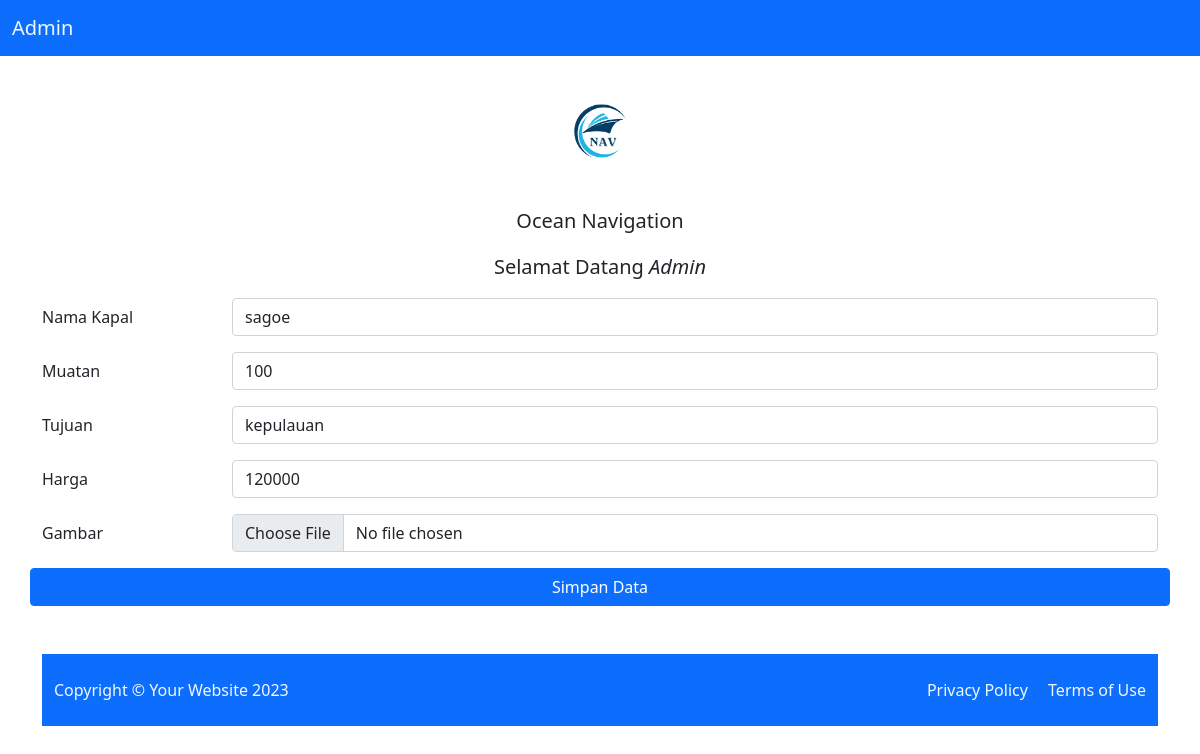
Page /admin/olah.php?edit=2 (signed in) on the committed database.
### tables this page shows
CREATE TABLE `tb_jadwal` (
  `id_kapal` int(10) NOT NULL,
  `kapal` varchar(30) NOT NULL,
  `muatan` int(11) NOT NULL,
  `tujuan` varchar(30) NOT NULL,
  `harga` decimal(30,0) NOT NULL,
  `nama_kapal` varchar(250) NOT NULL
);

### admin/olah.php (the view, shortened to what this page needs)
<!doctype html>
<html lang="en">
<?php
include "koneksi.php";
$nama_kapal = "";
$muatan = "";
$tujuan = "";
$harga = "";
$gambar = "";
if (isset($_GET["edit"])) {
    $id_kapal = $_GET["edit"];
    $query = mysqli_query($conn, "SELECT * FROM tb_jadwal WHERE id_kapal='$id_kapal'");
    $data = mysqli_fetch_array($query);
    $nama_kapal = $data["nama_kapal"];
    $muatan = $data["muatan"];
    $tujuan = $data["tujuan"];
    $harga = $data["harga"];
    $gambar = $data["kapal"];
}
?>
<head>
    <link href="https://cdn.jsdelivr.net/npm/bootstrap@5.1.3/dist/css/bootstrap.min.css" rel="stylesheet">
</head>
<body>
    <?php
    include("navbar.php");
    ?>
    <div class="img align-middle text-center">
        <img src="gambar/Modern Initial MB Logo.png" alt="gambar" style="height: 150px;">
    </div>
    <figure class="text-center bordered ">
        <blockquote class="blockquote">
            <p>Ocean Navigation</p>
        </blockquote>
        <figcaption class="blockquote">
            Selamat Datang <cite title="Source Title">Admin</cite>
        </figcaption>
    </figure>
    <div class="container">
        <form action="proses.php" method="post" enctype="multipart/form-data">
            <div class="mb-3 row">
                <label for="nama_kapal" class="col-sm-2 col-form-label">Nama Kapal</label>
                <div class="col-sm-10">
                    <input type="text" class="form-control" id="nama_kapal" name="nama_kapal" value="<?php echo $nama_kapal ?>">
                </div>
            </div>
            <div class="mb-3 row">
                <label for="muatan" class="col-sm-2 col-form-label">Muatan</label>
                <div class="col-sm-10">
                    <input type="text" class="form-control" id="muatan" name="muatan" value="<?php echo $muatan ?>">
                </div>
            </div>
            <div class="mb-3 row">
                <label for="tujuan" class="col-sm-2 col-form-label">Tujuan</label>
                <div class="col-sm-10">
                    <input type="text" class="form-control" id="tujuan" name="tujuan" value="<?php echo $tujuan ?>">
                </div>
            </div>
            <div class="mb-3 row">
                <label for="harga" class="col-sm-2 col-form-label">Harga</label>
                <div class="col-sm-10">
                    <input type="number" class="form-control" id="harga" name="harga" value="<?php echo $harga ?>">
                </div>
            </div>
            <div class="mb-3 row">
                <label for="gambar" class="col-sm-2 col-form-label">Gambar</label>
                <div class="col-sm-10">
                    <input type="file" class="form-control" id="gambar" name="gambar" value="<?php echo $gambar ?>">
                </div>
            </div>
            <div class="mb-3 row">
                <?php
                if (isset($_GET['edit'])) {
                    echo "<button type='submit' class='btn btn-primary' name='btnProses' value='edit'>Simpan Data</button>";
                } else {
                    echo "<button type='submit' class='btn btn-primary' name='btnProses' value='tambah'>Tambah Data</button>";
                }
                ?>
            </div>
        </form>
        <?php
        include("footer.php");
        ?>
    </div>
</body>
</html>

### rows in the picture
tb_jadwal: nama_kapal "sagoe", muatan "100", tujuan "kepulauan", harga "120000"
